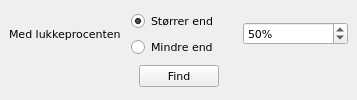
<ui version="4.0" >
 <author></author>
 <comment></comment>
 <exportmacro></exportmacro>
 <class>tilbSearchDlg</class>
 <widget class="QWidget" name="tilbSearchDlg" >
  <property name="geometry" >
   <rect>
    <x>0</x>
    <y>0</y>
    <width>357</width>
    <height>100</height>
   </rect>
  </property>
  <property name="font" >
   <font>
    <family>Verdana</family>
    <pointsize>8</pointsize>
    <weight>50</weight>
    <italic>false</italic>
    <bold>false</bold>
    <underline>false</underline>
    <strikeout>false</strikeout>
   </font>
  </property>
  <property name="windowTitle" >
   <string>Find Kunder Med Aktive Tilbud</string>
  </property>
  <layout class="QHBoxLayout" >
   <property name="margin" >
    <number>9</number>
   </property>
   <property name="spacing" >
    <number>6</number>
   </property>
   <item>
    <layout class="QVBoxLayout" >
     <property name="margin" >
      <number>0</number>
     </property>
     <property name="spacing" >
      <number>6</number>
     </property>
     <item>
      <layout class="QHBoxLayout" >
       <property name="margin" >
        <number>0</number>
       </property>
       <property name="spacing" >
        <number>6</number>
       </property>
       <item>
        <widget class="QLabel" name="label" >
         <property name="text" >
          <string>Med lukkeprocenten </string>
         </property>
        </widget>
       </item>
       <item>
        <layout class="QVBoxLayout" >
         <property name="margin" >
          <number>0</number>
         </property>
         <property name="spacing" >
          <number>6</number>
         </property>
         <item>
          <widget class="QRadioButton" name="greaterThan" >
           <property name="text" >
            <string>Størrer end</string>
           </property>
           <property name="checked" >
            <bool>true</bool>
           </property>
          </widget>
         </item>
         <item>
          <widget class="QRadioButton" name="lessThan" >
           <property name="text" >
            <string>Mindre end</string>
           </property>
          </widget>
         </item>
        </layout>
       </item>
       <item>
        <widget class="QSpinBox" name="lukkPro" >
         <property name="frame" >
          <bool>true</bool>
         </property>
         <property name="suffix" >
          <string>%</string>
         </property>
         <property name="maximum" >
          <number>100</number>
         </property>
         <property name="singleStep" >
          <number>10</number>
         </property>
         <property name="value" >
          <number>50</number>
         </property>
        </widget>
       </item>
      </layout>
     </item>
     <item>
      <layout class="QHBoxLayout" >
       <property name="margin" >
        <number>0</number>
       </property>
       <property name="spacing" >
        <number>6</number>
       </property>
       <item>
        <spacer>
         <property name="orientation" >
          <enum>Qt::Horizontal</enum>
         </property>
         <property name="sizeHint" >
          <size>
           <width>40</width>
           <height>20</height>
          </size>
         </property>
        </spacer>
       </item>
       <item>
        <widget class="QPushButton" name="findTilb" >
         <property name="text" >
          <string>Find</string>
         </property>
        </widget>
       </item>
       <item>
        <spacer>
         <property name="orientation" >
          <enum>Qt::Horizontal</enum>
         </property>
         <property name="sizeHint" >
          <size>
           <width>40</width>
           <height>20</height>
          </size>
         </property>
        </spacer>
       </item>
      </layout>
     </item>
    </layout>
   </item>
  </layout>
 </widget>
 <pixmapfunction></pixmapfunction>
 <resources/>
 <connections/>
</ui>
